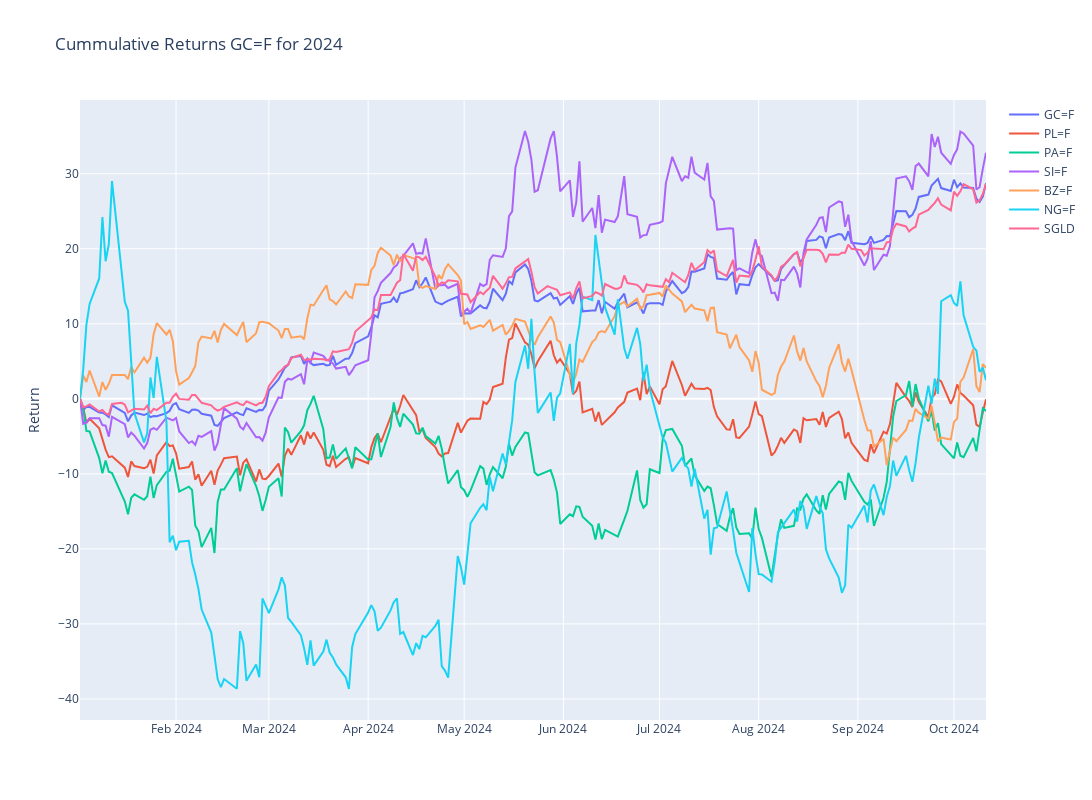

The notebook cell this image was saved under:
### Code cell
# Plotly
fig = make_subplots()

# Graph (1,1)
# Loop all stock files and get cummulative return for year
for stock in tqdm(index_list):
    f = os.path.join("../input", stock)
    df = pd.read_csv(f+".csv",index_col="Date",parse_dates=True)
    df['Cummulative_Return'] = cumulative_return(df["Adj Close"].loc[year])
    fig.add_trace(go.Scatter(x=df['Cummulative_Return'].loc[year].index,y=df['Cummulative_Return'].loc[year],mode="lines",name=stock.split('.')[0]),row=1,col=1)

# Update xaxis properties
fig.update_yaxes(title_text="Return", row=1, col=1)

fig.update_layout(height=800, width=1300,showlegend=True,title=f"Cummulative Returns {ticker} for {year}")

fig.show()

### Figure 1 — Plotly figure (JSON) as saved in the notebook; plotly's stock layout.template omitted (floating-point values rounded to 4 significant figures; data arrays with more than 128 entries replaced by an {"elided": "..."} marker saying what was removed)
{"data": [{"mode": "lines", "name": "GC=F", "type": "scatter", "x": {"elided": "197 str values"}, "xaxis": "x", "y": {"elided": "197 float values"}, "yaxis": "y"}, {"mode": "lines", "name": "PL=F", "type": "scatter", "x": {"elided": "197 str values"}, "xaxis": "x", "y": {"elided": "197 float values"}, "yaxis": "y"}, {"mode": "lines", "name": "PA=F", "type": "scatter", "x": {"elided": "197 str values"}, "xaxis": "x", "y": {"elided": "197 float values"}, "yaxis": "y"}, {"mode": "lines", "name": "SI=F", "type": "scatter", "x": {"elided": "197 str values"}, "xaxis": "x", "y": {"elided": "197 float values"}, "yaxis": "y"}, {"mode": "lines", "name": "BZ=F", "type": "scatter", "x": {"elided": "197 str values"}, "xaxis": "x", "y": {"elided": "197 float values"}, "yaxis": "y"}, {"mode": "lines", "name": "NG=F", "type": "scatter", "x": {"elided": "197 str values"}, "xaxis": "x", "y": {"elided": "197 float values"}, "yaxis": "y"}, {"mode": "lines", "name": "SGLD", "type": "scatter", "x": {"elided": "200 str values"}, "xaxis": "x", "y": {"elided": "200 float values"}, "yaxis": "y"}], "layout": {"height": 800, "showlegend": true, "title": {"text": "Cummulative Returns GC=F for 2024"}, "width": 1300, "xaxis": {"anchor": "y", "domain": [0, 1]}, "yaxis": {"anchor": "x", "domain": [0, 1], "title": {"text": "Return"}}}}
